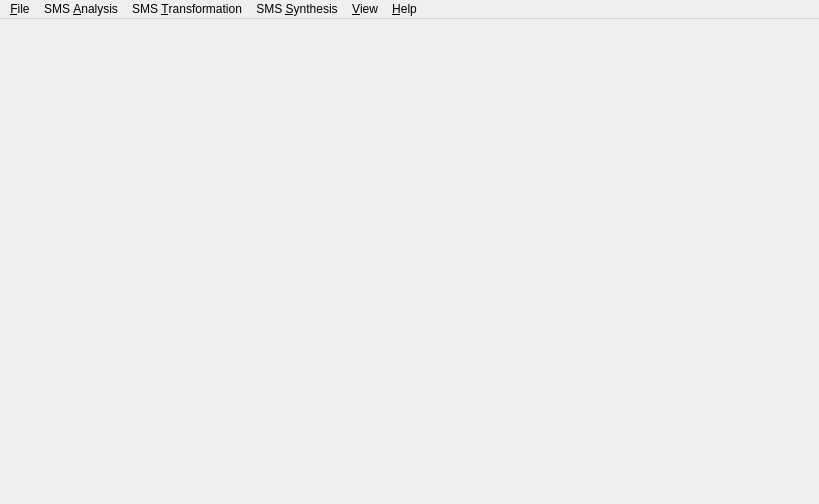
<?xml version="1.0" encoding="UTF-8"?>
<ui version="4.0">
 <class>QtSMSTools</class>
 <widget class="QMainWindow" name="QtSMSTools">
  <property name="geometry">
   <rect>
    <x>0</x>
    <y>0</y>
    <width>819</width>
    <height>504</height>
   </rect>
  </property>
  <property name="windowTitle">
   <string>SMS Tools 2 | MTG-UPF (Barcelona)</string>
  </property>
  <widget class="QWidget" name="widget">
   <property name="geometry">
    <rect>
     <x>0</x>
     <y>21</y>
     <width>819</width>
     <height>483</height>
    </rect>
   </property>
  </widget>
  <widget class="QMenuBar" name="mMenuBar">
   <property name="geometry">
    <rect>
     <x>0</x>
     <y>0</y>
     <width>819</width>
     <height>21</height>
    </rect>
   </property>
   <widget class="QMenu" name="mMenuFile">
    <property name="title">
     <string>&amp;File</string>
    </property>
    <addaction name="mMenuFileNewCfg"/>
    <addaction name="mMenuFileLoadCfg"/>
    <addaction name="separator"/>
    <addaction name="fileExitAction"/>
   </widget>
   <widget class="QMenu" name="SMS_Analysis">
    <property name="title">
     <string>SMS &amp;Analysis</string>
    </property>
    <addaction name="mMenuAnalysisAnalyze"/>
    <addaction name="mMenuFileLoadAnalysis"/>
    <addaction name="mMenuFileStoreAnalysis"/>
    <addaction name="separator"/>
    <addaction name="mMenuAnalysisExtractMelody"/>
    <addaction name="mMenuFileSaveMelody"/>
    <addaction name="separator"/>
   </widget>
   <widget class="QMenu" name="SMS_Transformation">
    <property name="title">
     <string>SMS &amp;Transformation</string>
    </property>
    <addaction name="mMenuFileNewScore"/>
    <addaction name="mMenuFileLoadScore"/>
    <addaction name="mMenuTransformApply"/>
    <addaction name="mMenuTransformUndo"/>
   </widget>
   <widget class="QMenu" name="SMS_Synthesis">
    <property name="title">
     <string>SMS &amp;Synthesis</string>
    </property>
    <addaction name="mMenuSynthSinthesize"/>
    <addaction name="mMenuFileSaveSynSound"/>
    <addaction name="mMenuFileSaveSynSinusoidal"/>
    <addaction name="mMenuFileSaveSynResidual"/>
   </widget>
   <widget class="QMenu" name="mMenuView">
    <property name="title">
     <string>&amp;View</string>
    </property>
    <widget class="QMenu" name="popupMenu_24">
     <property name="title">
      <string>Sonogram</string>
     </property>
     <addaction name="mMenuViewColorSonogram"/>
     <addaction name="mMenuViewBWSonogram"/>
    </widget>
    <widget class="QMenu" name="popupMenu_27">
     <property name="title">
      <string>Frame Data</string>
     </property>
     <addaction name="mMenuViewSpecPeaks"/>
     <addaction name="mMenuViewSinSpec"/>
     <addaction name="mMenuViewResSpec"/>
    </widget>
    <widget class="QMenu" name="popupMenu_36">
     <property name="title">
      <string>Scheme</string>
     </property>
     <addaction name="mBackgroundBlack"/>
     <addaction name="mBackgroundWhite"/>
    </widget>
    <addaction name="mMenuViewOriginalAudio"/>
    <addaction name="mMenuViewFundFreq"/>
    <addaction name="mMenuViewSinTracks"/>
    <addaction name="viewSonogram"/>
    <addaction name="popupMenu_24"/>
    <addaction name="viewFrameData"/>
    <addaction name="popupMenu_27"/>
    <addaction name="separator"/>
    <addaction name="mMenuViewSynAudio"/>
    <addaction name="mMenuViewSynSinusoidal"/>
    <addaction name="mMenuViewSynResidual"/>
    <addaction name="separator"/>
    <addaction name="viewSchemeAction"/>
    <addaction name="popupMenu_36"/>
   </widget>
   <widget class="QMenu" name="Help">
    <property name="title">
     <string>&amp;Help</string>
    </property>
    <addaction name="mMenuOnlineHelp"/>
    <addaction name="mMenuAbout"/>
   </widget>
   <addaction name="mMenuFile"/>
   <addaction name="SMS_Analysis"/>
   <addaction name="SMS_Transformation"/>
   <addaction name="SMS_Synthesis"/>
   <addaction name="mMenuView"/>
   <addaction name="Help"/>
  </widget>
  <action name="fileConfig">
   <property name="text">
    <string>Configuration</string>
   </property>
   <property name="iconText">
    <string>Configuration</string>
   </property>
   <property name="name" stdset="0">
    <cstring>fileConfig</cstring>
   </property>
  </action>
  <action name="mMenuFileNewCfg">
   <property name="text">
    <string>New Configuration...</string>
   </property>
   <property name="iconText">
    <string>New Configuration...</string>
   </property>
   <property name="name" stdset="0">
    <cstring>mMenuFileNewCfg</cstring>
   </property>
  </action>
  <action name="mMenuFileLoadCfg">
   <property name="text">
    <string>Load Configuration...</string>
   </property>
   <property name="iconText">
    <string>Load Configuration...</string>
   </property>
   <property name="name" stdset="0">
    <cstring>mMenuFileLoadCfg</cstring>
   </property>
  </action>
  <action name="fileSMSAnalysis">
   <property name="text">
    <string>SMS Analysis</string>
   </property>
   <property name="iconText">
    <string>SMS Analysis</string>
   </property>
   <property name="name" stdset="0">
    <cstring>fileSMSAnalysis</cstring>
   </property>
  </action>
  <action name="mMenuFileLoadAnalysis">
   <property name="text">
    <string>Load Analysis Data...</string>
   </property>
   <property name="iconText">
    <string>Load Analysis Data...</string>
   </property>
   <property name="name" stdset="0">
    <cstring>mMenuFileLoadAnalysis</cstring>
   </property>
  </action>
  <action name="mMenuFileStoreAnalysis">
   <property name="enabled">
    <bool>false</bool>
   </property>
   <property name="text">
    <string>Store Analysis Data...</string>
   </property>
   <property name="iconText">
    <string>Store Analysis Data...</string>
   </property>
   <property name="name" stdset="0">
    <cstring>mMenuFileStoreAnalysis</cstring>
   </property>
  </action>
  <action name="fileMelody">
   <property name="text">
    <string>Melody</string>
   </property>
   <property name="iconText">
    <string>Melody</string>
   </property>
   <property name="name" stdset="0">
    <cstring>fileMelody</cstring>
   </property>
  </action>
  <action name="mMenuFileSaveMelody">
   <property name="enabled">
    <bool>false</bool>
   </property>
   <property name="text">
    <string>Save Extracted Melody...</string>
   </property>
   <property name="iconText">
    <string>Save Extracted Melody...</string>
   </property>
   <property name="name" stdset="0">
    <cstring>mMenuFileSaveMelody</cstring>
   </property>
  </action>
  <action name="fileSMSTransform">
   <property name="text">
    <string>SMS Transformation</string>
   </property>
   <property name="iconText">
    <string>SMS Transformation</string>
   </property>
   <property name="name" stdset="0">
    <cstring>fileSMSTransform</cstring>
   </property>
  </action>
  <action name="mMenuFileNewScore">
   <property name="text">
    <string>New Score...</string>
   </property>
   <property name="iconText">
    <string>New Score...</string>
   </property>
   <property name="name" stdset="0">
    <cstring>mMenuFileNewScore</cstring>
   </property>
  </action>
  <action name="mMenuFileLoadScore">
   <property name="text">
    <string>Load Score...</string>
   </property>
   <property name="iconText">
    <string>Load Score...</string>
   </property>
   <property name="name" stdset="0">
    <cstring>mMenuFileLoadScore</cstring>
   </property>
  </action>
  <action name="fileSMSSynthesis">
   <property name="text">
    <string>SMS Synthesis</string>
   </property>
   <property name="iconText">
    <string>SMS Synthesis</string>
   </property>
   <property name="name" stdset="0">
    <cstring>fileSMSSynthesis</cstring>
   </property>
  </action>
  <action name="mMenuFileSaveSynSound">
   <property name="enabled">
    <bool>false</bool>
   </property>
   <property name="text">
    <string>Save synthesized sound...</string>
   </property>
   <property name="iconText">
    <string>Save synthesized sound...</string>
   </property>
   <property name="name" stdset="0">
    <cstring>mMenuFileSaveSynSound</cstring>
   </property>
  </action>
  <action name="mMenuFileSaveSynSinusoidal">
   <property name="enabled">
    <bool>false</bool>
   </property>
   <property name="text">
    <string>Save synthesized sinusoidal...</string>
   </property>
   <property name="iconText">
    <string>Save synthesized sinusoidal...</string>
   </property>
   <property name="name" stdset="0">
    <cstring>mMenuFileSaveSynSinusoidal</cstring>
   </property>
  </action>
  <action name="mMenuFileSaveSynResidual">
   <property name="enabled">
    <bool>false</bool>
   </property>
   <property name="text">
    <string>Save synthesized residual...</string>
   </property>
   <property name="iconText">
    <string>Save synthesized residual...</string>
   </property>
   <property name="name" stdset="0">
    <cstring>mMenuFileSaveSynResidual</cstring>
   </property>
  </action>
  <action name="fileExitAction">
   <property name="text">
    <string>Exit</string>
   </property>
   <property name="iconText">
    <string>Exit</string>
   </property>
   <property name="shortcut">
    <string>Ctrl+Q</string>
   </property>
   <property name="name" stdset="0">
    <cstring>fileExitAction</cstring>
   </property>
  </action>
  <action name="mMenuAnalysisAnalyze">
   <property name="enabled">
    <bool>false</bool>
   </property>
   <property name="text">
    <string>Analyze</string>
   </property>
   <property name="iconText">
    <string>Analyze</string>
   </property>
   <property name="name" stdset="0">
    <cstring>mMenuAnalysisAnalyze</cstring>
   </property>
  </action>
  <action name="mMenuAnalysisExtractMelody">
   <property name="enabled">
    <bool>false</bool>
   </property>
   <property name="text">
    <string>Melody Extraction</string>
   </property>
   <property name="iconText">
    <string>Melody Extraction</string>
   </property>
   <property name="name" stdset="0">
    <cstring>mMenuAnalysisExtractMelody</cstring>
   </property>
  </action>
  <action name="mMenuTransformApply">
   <property name="enabled">
    <bool>false</bool>
   </property>
   <property name="text">
    <string>Apply</string>
   </property>
   <property name="iconText">
    <string>Apply</string>
   </property>
   <property name="name" stdset="0">
    <cstring>mMenuTransformApply</cstring>
   </property>
  </action>
  <action name="mMenuTransformUndo">
   <property name="enabled">
    <bool>false</bool>
   </property>
   <property name="text">
    <string>Undo Transformation</string>
   </property>
   <property name="iconText">
    <string>Undo Transformation</string>
   </property>
   <property name="name" stdset="0">
    <cstring>mMenuTransformUndo</cstring>
   </property>
  </action>
  <action name="mMenuSynthSinthesize">
   <property name="enabled">
    <bool>false</bool>
   </property>
   <property name="text">
    <string>Synthesize</string>
   </property>
   <property name="iconText">
    <string>Synthesize</string>
   </property>
   <property name="name" stdset="0">
    <cstring>mMenuSynthSinthesize</cstring>
   </property>
  </action>
  <action name="mMenuOnlineHelp">
   <property name="text">
    <string>CLAM home page</string>
   </property>
   <property name="iconText">
    <string>CLAM home page</string>
   </property>
   <property name="name" stdset="0">
    <cstring>mMenuOnlineHelp</cstring>
   </property>
  </action>
  <action name="mMenuLicense">
   <property name="text">
    <string>License...</string>
   </property>
   <property name="iconText">
    <string>License...</string>
   </property>
   <property name="name" stdset="0">
    <cstring>mMenuLicense</cstring>
   </property>
  </action>
  <action name="mMenuAbout">
   <property name="text">
    <string>About SMS Tools 2...</string>
   </property>
   <property name="iconText">
    <string>About SMS Tools 2...</string>
   </property>
   <property name="name" stdset="0">
    <cstring>mMenuAbout</cstring>
   </property>
  </action>
  <action name="mMenuViewSinTracks">
   <property name="checkable">
    <bool>true</bool>
   </property>
   <property name="enabled">
    <bool>false</bool>
   </property>
   <property name="text">
    <string>Sinusoidal Tracks</string>
   </property>
   <property name="iconText">
    <string>Sinusoidal Tracks</string>
   </property>
   <property name="name" stdset="0">
    <cstring>mMenuViewSinTracks</cstring>
   </property>
  </action>
  <action name="mMenuViewFundFreq">
   <property name="checkable">
    <bool>true</bool>
   </property>
   <property name="enabled">
    <bool>false</bool>
   </property>
   <property name="text">
    <string>Fundametal Frequency</string>
   </property>
   <property name="iconText">
    <string>Fundametal Frequency</string>
   </property>
   <property name="name" stdset="0">
    <cstring>mMenuViewFundFreq</cstring>
   </property>
  </action>
  <action name="viewSonogram">
   <property name="text">
    <string>Sonogram</string>
   </property>
   <property name="iconText">
    <string>Sonogram</string>
   </property>
   <property name="name" stdset="0">
    <cstring>viewSonogram</cstring>
   </property>
  </action>
  <action name="mMenuViewColorSonogram">
   <property name="checkable">
    <bool>true</bool>
   </property>
   <property name="enabled">
    <bool>false</bool>
   </property>
   <property name="text">
    <string>Color</string>
   </property>
   <property name="iconText">
    <string>Color</string>
   </property>
   <property name="name" stdset="0">
    <cstring>mMenuViewColorSonogram</cstring>
   </property>
  </action>
  <action name="mMenuViewBWSonogram">
   <property name="checkable">
    <bool>true</bool>
   </property>
   <property name="enabled">
    <bool>false</bool>
   </property>
   <property name="text">
    <string>B&amp;&amp;W</string>
   </property>
   <property name="iconText">
    <string>B&amp;W</string>
   </property>
   <property name="name" stdset="0">
    <cstring>mMenuViewBWSonogram</cstring>
   </property>
  </action>
  <action name="viewFrameData">
   <property name="text">
    <string>Frame Data</string>
   </property>
   <property name="iconText">
    <string>Frame Data</string>
   </property>
   <property name="name" stdset="0">
    <cstring>viewFrameData</cstring>
   </property>
  </action>
  <action name="mMenuViewSpecPeaks">
   <property name="checkable">
    <bool>true</bool>
   </property>
   <property name="enabled">
    <bool>false</bool>
   </property>
   <property name="text">
    <string>Spectrum and Peaks</string>
   </property>
   <property name="iconText">
    <string>Spectrum and Peaks</string>
   </property>
   <property name="name" stdset="0">
    <cstring>mMenuViewSpecPeaks</cstring>
   </property>
  </action>
  <action name="mMenuViewSinSpec">
   <property name="checkable">
    <bool>true</bool>
   </property>
   <property name="enabled">
    <bool>false</bool>
   </property>
   <property name="text">
    <string>Sinusoidal Spectrum</string>
   </property>
   <property name="iconText">
    <string>Sinusoidal Spectrum</string>
   </property>
   <property name="name" stdset="0">
    <cstring>mMenuViewSinSpec</cstring>
   </property>
  </action>
  <action name="mMenuViewResSpec">
   <property name="checkable">
    <bool>true</bool>
   </property>
   <property name="enabled">
    <bool>false</bool>
   </property>
   <property name="text">
    <string>Residual Spectrum</string>
   </property>
   <property name="iconText">
    <string>Residual Spectrum</string>
   </property>
   <property name="name" stdset="0">
    <cstring>mMenuViewResSpec</cstring>
   </property>
  </action>
  <action name="mMenuViewSynSinusoidal">
   <property name="checkable">
    <bool>true</bool>
   </property>
   <property name="enabled">
    <bool>false</bool>
   </property>
   <property name="text">
    <string>Synthesized Sinusoidal</string>
   </property>
   <property name="iconText">
    <string>Synthesized Sinusoidal</string>
   </property>
   <property name="name" stdset="0">
    <cstring>mMenuViewSynSinusoidal</cstring>
   </property>
  </action>
  <action name="mMenuViewSynResidual">
   <property name="checkable">
    <bool>true</bool>
   </property>
   <property name="enabled">
    <bool>false</bool>
   </property>
   <property name="text">
    <string>Synthesized Residual</string>
   </property>
   <property name="iconText">
    <string>Synthesized Residual</string>
   </property>
   <property name="name" stdset="0">
    <cstring>mMenuViewSynResidual</cstring>
   </property>
  </action>
  <action name="mMenuViewSynAudio">
   <property name="checkable">
    <bool>true</bool>
   </property>
   <property name="enabled">
    <bool>false</bool>
   </property>
   <property name="text">
    <string>Synthesized Audio</string>
   </property>
   <property name="iconText">
    <string>Synthesized Audio</string>
   </property>
   <property name="name" stdset="0">
    <cstring>mMenuViewSynAudio</cstring>
   </property>
  </action>
  <action name="mMenuViewOriginalAudio">
   <property name="checkable">
    <bool>true</bool>
   </property>
   <property name="enabled">
    <bool>false</bool>
   </property>
   <property name="text">
    <string>Original Audio</string>
   </property>
   <property name="iconText">
    <string>Original Audio</string>
   </property>
   <property name="name" stdset="0">
    <cstring>mMenuViewOriginalAudio</cstring>
   </property>
  </action>
  <action name="viewSchemeAction">
   <property name="text">
    <string>Scheme</string>
   </property>
   <property name="iconText">
    <string>Scheme</string>
   </property>
   <property name="name" stdset="0">
    <cstring>viewSchemeAction</cstring>
   </property>
  </action>
  <action name="mBackgroundBlack">
   <property name="checkable">
    <bool>true</bool>
   </property>
   <property name="checked">
    <bool>true</bool>
   </property>
   <property name="text">
    <string>Background black</string>
   </property>
   <property name="iconText">
    <string>Background black</string>
   </property>
   <property name="name" stdset="0">
    <cstring>mBackgroundBlack</cstring>
   </property>
  </action>
  <action name="mBackgroundWhite">
   <property name="checkable">
    <bool>true</bool>
   </property>
   <property name="text">
    <string>Background white</string>
   </property>
   <property name="iconText">
    <string>Background white</string>
   </property>
   <property name="name" stdset="0">
    <cstring>mBackgroundWhite</cstring>
   </property>
  </action>
  <action name="Action">
   <property name="iconText">
    <string>Unnamed</string>
   </property>
   <property name="name" stdset="0">
    <cstring>Action</cstring>
   </property>
  </action>
 </widget>
 <layoutdefault spacing="6" margin="11"/>
 <resources/>
</ui>
